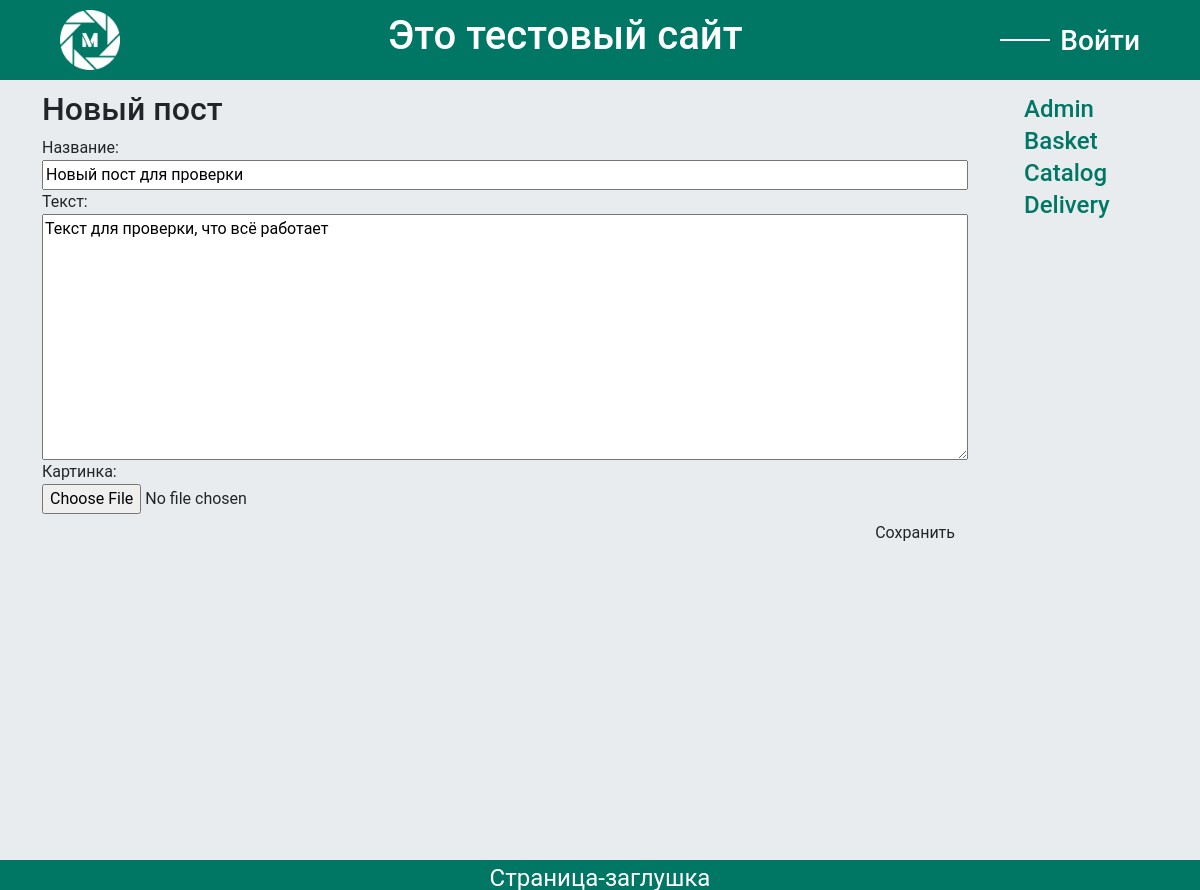
/post/2/edit/, run on the app's committed database.
### apps/main_page/models.py (models this page shows, shortened)
class Post(models.Model):
    objects = None
    author = models.ForeignKey(settings.AUTH_USER_MODEL, on_delete=models.CASCADE) #Автор(если зарегестрирован).
    title = models.CharField(max_length=50) #Название статьи.
    text = models.TextField() #Текст статьи.
    created_date = models.DateTimeField(default=timezone.now) #Дата создания статьи.
    published_date = models.DateTimeField(blank=True, null=True) #Дата публикации статьи.
    picture = models.ImageField(upload_to='post_image/', null=True, blank=True) #Картинка к статье.
    class Meta:
        app_label = "main_page"

### apps/main_page/views.py (the view)
# urls.py: path('post/<int:pk>/edit/', views.post_edit, name='post_edit'), #Редактировать статью.
def post_edit(request, pk): #редактировать статью
    post = get_object_or_404(Post, pk=pk)
    if request.method == "POST":
        form = PostForm(request.POST, request.FILES, instance=post)
        if form.is_valid():
            post = form.save(commit=False)
            post.author = request.user
            post.published_date = timezone.now()
            post.save()
            messages.success(request, ('Запись была успешно обновлена!'))
            return redirect('post_detail', pk=post.pk)
    else:
        form = PostForm(instance=post)
    return render(request, 'main_page/post_edit.html', {'form': form})

### apps/main_page/forms.py
class PostForm(forms.ModelForm): #Формы для изменения статьи.
    class Meta:
        model = Post
        fields = ('title', 'text', 'picture')

### apps/main_page/templates/main_page/post_edit.html (shortened to what this page needs)
{% extends 'main_page/main_page.html' %}
{% block content %}
    <h2>Новый пост</h2>
    <form method="POST" class="post-form" enctype="multipart/form-data">{% csrf_token %}
        Название:{{ form.title }}
        Текст:{{ form.text }}
        Картинка: {{ form.picture }}
        <button type="submit" class="save btn btn-default">Сохранить</button>
    </form>
{% endblock %}

### apps/main_page/static/css/style.css (style rules this page uses)
body { background-color: #e9ecef; font-family: Roboto, sans-serif; }
.save { float: right; }
.post-form textarea, .post-form input { width: 100%; }

### data on the page
Post: title "Новый пост для проверки", text "Текст для проверки, что всё работает"

### other printed values
{{ user.username|default:'Войти' }} "Войти"
